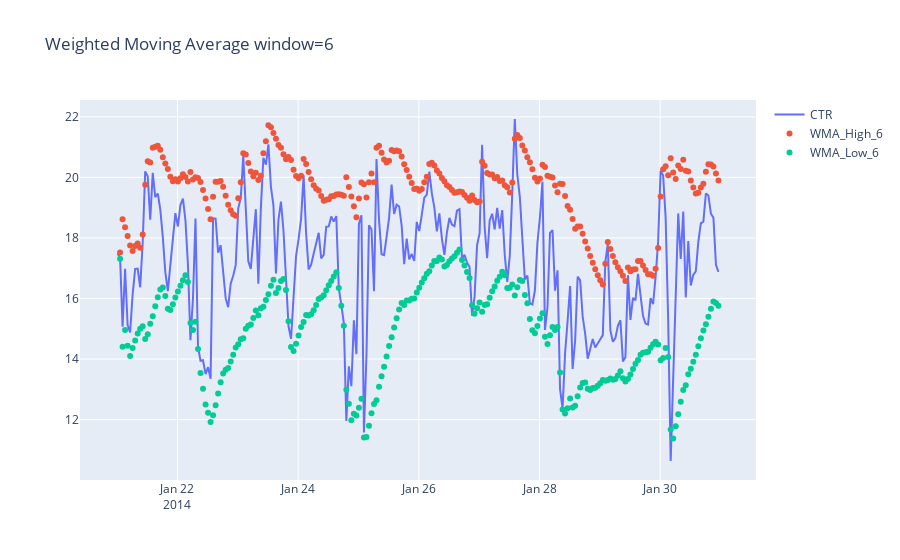

Notebook source saved alongside this figure:
### Code cell
# window = 6
dfc_ewm_6 = dfc[['CTR', 'WMA_High_6', 'WMA_Low_6']]
x_axis = dfc_ewm_6.index
y_axis_1 = dfc_ewm_6.CTR
y_axis_2 = dfc_ewm_6.WMA_High_6
y_axis_3 = dfc_ewm_6.WMA_Low_6

# Create traces
fig = go.Figure()
fig.add_trace(go.Scatter(x=x_axis, y=y_axis_1,
                    mode='lines',
                    name='CTR'))
fig.add_trace(go.Scatter(x=x_axis, y=y_axis_2,
                    mode='markers',
                    name='WMA_High_6'))
fig.add_trace(go.Scatter(x=x_axis, y=y_axis_3,
                    mode='markers', name='WMA_Low_6'))

fig.update_layout(title="Weighted Moving Average window=6")

fig.show()

### Figure 1 — Plotly figure (JSON) as saved in the notebook; plotly's stock layout.template omitted (floating-point values rounded to 4 significant figures; data arrays with more than 128 entries replaced by an {"elided": "..."} marker saying what was removed)
{"data": [{"mode": "lines", "name": "CTR", "type": "scatter", "x": {"elided": "240 str values"}, "y": {"elided": "240 float values"}}, {"mode": "markers", "name": "WMA_High_6", "type": "scatter", "x": {"elided": "240 str values"}, "y": {"elided": "240 float values"}}, {"mode": "markers", "name": "WMA_Low_6", "type": "scatter", "x": {"elided": "240 str values"}, "y": {"elided": "240 float values"}}], "layout": {"title": {"text": "Weighted Moving Average window=6"}}}
